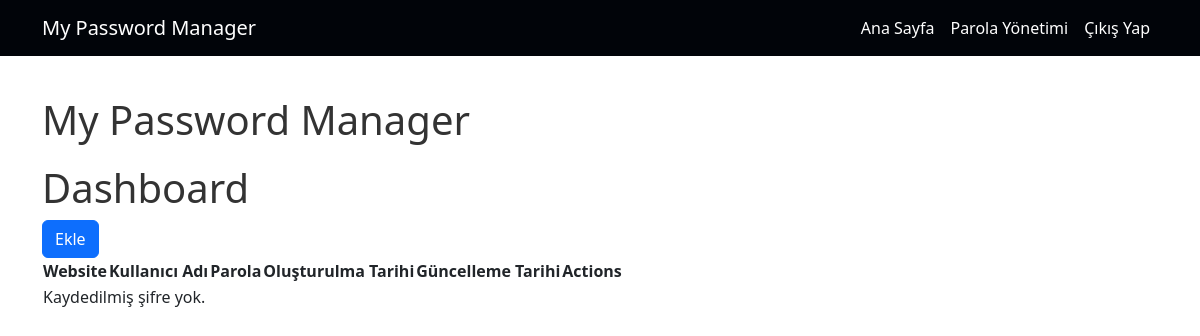
The app's page /dashboard/ (signed in), older data.
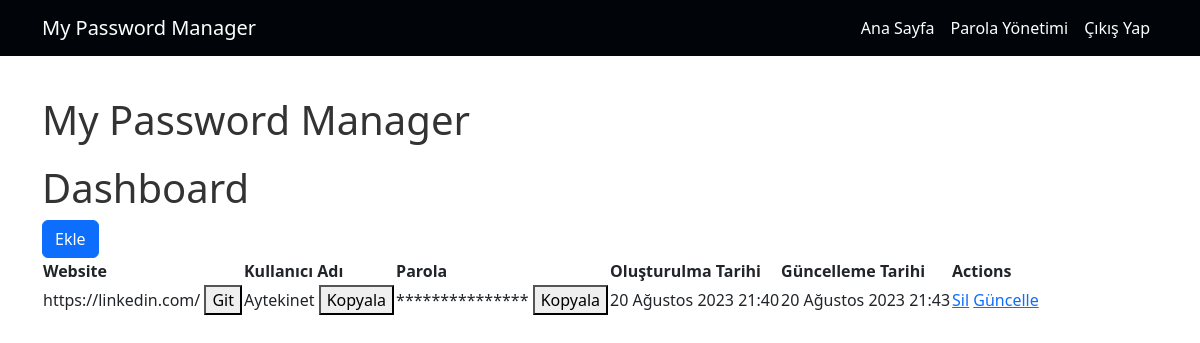
The same page, newer data.
### password_manager_app/models.py (models this page shows, shortened)
class Password(models.Model):
    user = models.ForeignKey(
        User,
        on_delete=models.CASCADE,
        related_name="user_passwords"
    )
    website = models.CharField(max_length=100)
    username = models.CharField(max_length=100)
    password = models.CharField(max_length=100)
    created_at = models.DateTimeField(auto_now_add=True)  # Oluşturulma zamanı otomatik olarak atanır
    updated_at = models.DateTimeField(auto_now=True)  # Her güncellemede güncellenir

### password_manager_app/views.py (the view)
# urls.py: path('dashboard/', views.dashboard, name='dashboard'),  # Örnek bir dashboard URL tanımı
def dashboard(request):
    passwords = Password.objects.filter(user=request.user)
    return render(request, 'myapp/dashboard.html', {'passwords': passwords})

### password_manager_app/templates/myapp/dashboard.html (shortened to what this page needs)
{% extends "base.html" %}
{% block content %}
<h1>Dashboard</h1>
<a href="{% url 'add_password' %}" class="btn btn-primary">Ekle</a>
<table>
  <thead>
    <tr>
      <th>Website</th>
      <th>Kullanıcı Adı</th>
      <th>Parola</th>
      <th>Oluşturulma Tarihi</th>
      <th>Güncelleme Tarihi</th>
      <th>Actions</th>
    </tr>
  </thead>
  <tbody>
    {% for password in passwords %}
    <tr>
      <td>
        {{ password.website }}
        <button class="go-website" data-website="{{ password.website }}">Git</button>
      </td>
      <td>
        {{ password.username }}
        <button class="copy-username" data-username="{{ password.username }}">Kopyala</button>
      </td>
      <td>
        <span class="password" data-password="{{ password.password }}">
          {% for i in password.password %}*{% endfor %}
        </span>
        <button class="copy-password">Kopyala</button>
      </td>
      <td>{{ password.created_at }}</td>
      <td>{{ password.updated_at }}</td>
      <td>
        <a href="{% url 'delete_password' password.id %}" class="delete-password">Sil</a>
        <a href="{% url 'update_password' password.id %}" class="update-password">Güncelle</a>
      </td>
    </tr>
    {% empty %}
    <tr>
      <td colspan="6">Kaydedilmiş şifre yok.</td>
    </tr>
    {% endfor %}
  </tbody>
</table>
{% endblock %}

### password_manager_app/templates/base.html (shortened to what this page needs)
{% load static %}
<!DOCTYPE html>
<html lang="en">
<head>
    <link href="https://cdn.jsdelivr.net/npm/bootstrap@5.3.0/dist/css/bootstrap.min.css" rel="stylesheet">
    <link rel="stylesheet" href="{% static 'css/styles.css' %}">
</head>
<body>
    <header>
        <nav class="navbar navbar-expand-lg navbar-dark">
            <div class="container">
                <a class="navbar-brand" href="{% url 'index' %}">My Password Manager</a>
                <div class="collapse navbar-collapse" id="navbarNav">
                    <ul class="navbar-nav ml-auto">
                        <li class="nav-item">
                            <a class="nav-link" href="{% url 'index' %}">Ana Sayfa</a>
                        </li>
                        {% if user.is_authenticated %}
                            <li class="nav-item">
                                <a class="nav-link" href="{% url 'dashboard' %}">Parola Yönetimi</a>
                            </li>
                            <li class="nav-item">
                                <a class="nav-link" href="{% url 'logout' %}">Çıkış Yap</a>
                            </li>
                        {% endif %}
                    </ul>
                </div>
            </div>
        </nav>
    </header>
    <main>
        <div class="container">
            <h1>{% block title %}My Password Manager{% endblock %}</h1>
            {% block content %}{% endblock %}
        </div>
    </main>
</body>
</html>

### static/css/styles.css (style rules this page uses)
.navbar { background-color: #010409; }
.navbar-dark .navbar-nav .nav-link { color: #fff; }
.navbar-brand { margin-right: 20px; }
.navbar-nav { margin-left: auto; }
h1 { font-size: 2.5rem; color: #333; margin-top: 20px; }
main { padding: 20px; }

Row changes from the older to the newer data that the page shows:
added Password: website "https://linkedin.com/", username "Aytekinet", password "7z7Rn$%C0dsa112" (drawn), created_at "20 Ağustos 2023 21:40", updated_at "20 Ağustos 2023 21:43"
Text that changed along with them:
text no longer shown: "Kaydedilmiş şifre yok."
